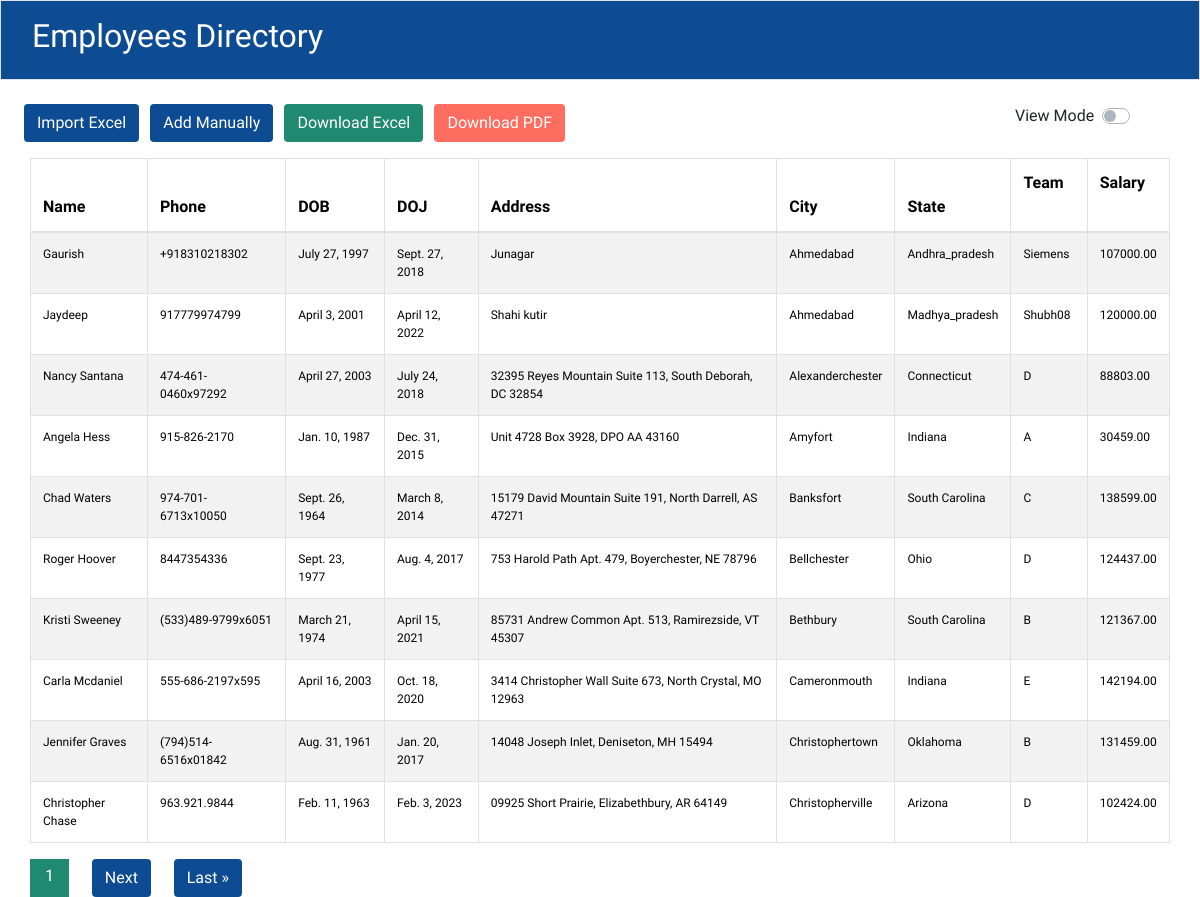
Page /?sort=city on the earlier database version.
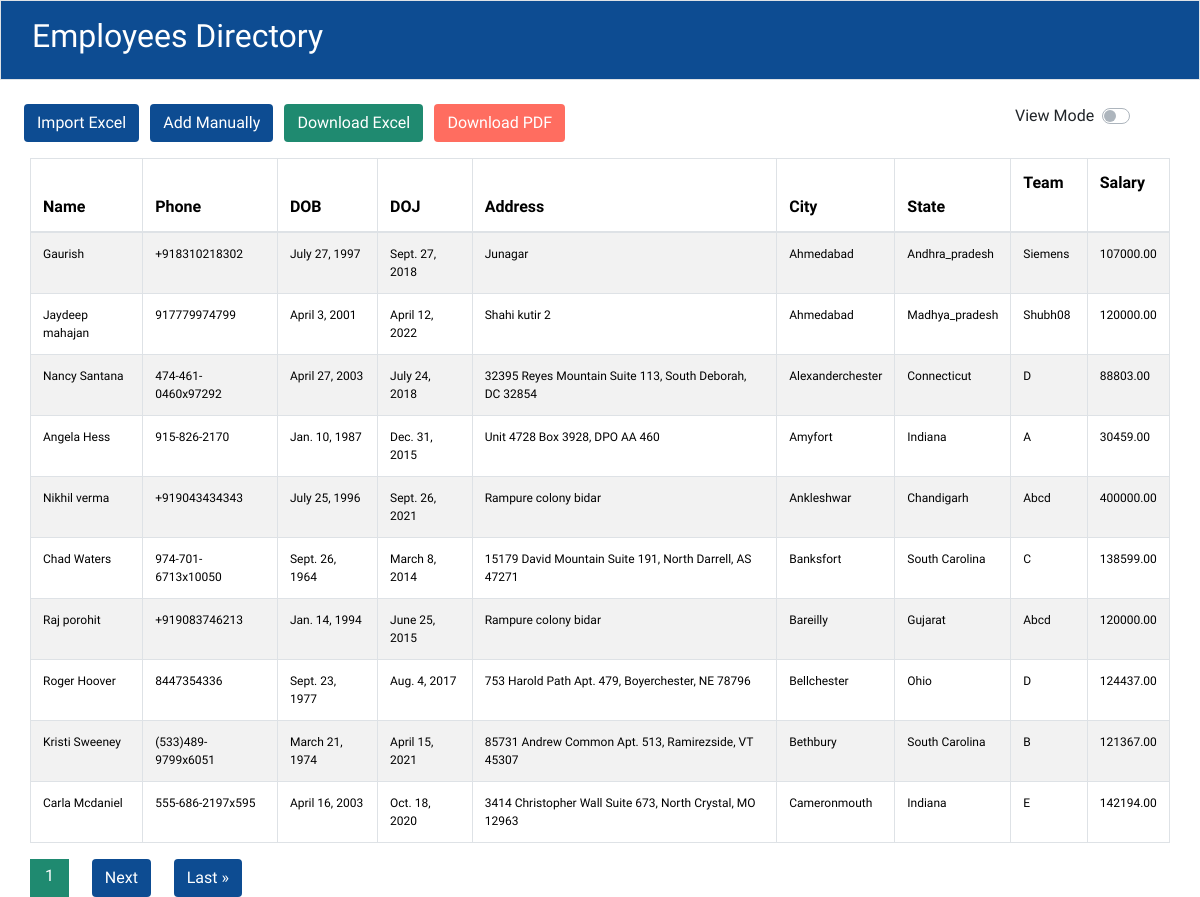
Same page on the later database version.
### firstapp/models.py (models this page shows)
class Employee(models.Model):
    phone_regex = RegexValidator(
        regex=r'^\+?91?[6-9]\d{9}$',
        message="Phone number must be entered in the format: '+919999999999'. Up to 15 digits allowed."
    )
    GENDER_CHOICES = [
    ('M', 'Male'),
    ('F', 'Female'),
    ('O', 'Other'),
]
    def validate_dob(value):
        if value.year < 1950:
            raise ValidationError("Invalid date of birth. Year must be greater than or equal to 1950.")
        if value.year > 2005:
            raise ValidationError("Invalid date of birth. Year must be less than 2005")
    name = models.CharField(max_length=100, unique=True)
    phone = models.CharField(validators=[phone_regex], max_length=15, unique=True)
    dob = models.DateField(validators=[validate_dob])
    gender = models.CharField(max_length=1, choices=GENDER_CHOICES, default='Male')
    doj = models.DateField()
    address = models.CharField(max_length=250)
    city = models.CharField(max_length=25)
    state = models.CharField(max_length=25)
    team = models.CharField(max_length=100)
    salary = models.DecimalField(max_digits=8, decimal_places=2)
    created_at = models.DateTimeField(auto_now_add=True)
    updated_at = models.DateTimeField(auto_now=True)
    class Meta:
        unique_together = ['name', 'phone']

### firstapp/views.py (the view, shortened to what this page needs)
# urls.py: path('', EmployeeListView.as_view(), name='employee_list'),
class EmployeeListView(View):
    def get(self, request):
        form = EmployeeForm()
        employees = Employee.objects.all().order_by('-created_at')
        sort = request.GET.get('sort')
        order = request.GET.get('order')
        if sort == 'name':
            employees = employees.order_by('name')
        elif sort == 'doj':
            employees = employees.order_by('doj')
        elif sort == 'city':
            employees = employees.order_by('city')
        elif sort == 'state':
            employees = employees.order_by('state')
        elif sort == 'team':
            employees = employees.order_by('team')
        elif sort == 'salary':
            employees = employees.order_by('salary')
        if sort and order == 'desc':
            employees = employees.reverse()
        else:
            order = 'asc'
        paginator = Paginator(employees, per_page=settings.PAGINATION_PER_PAGE)
        page_number = request.GET.get('page')
        page_obj = paginator.get_page(page_number)
        CurrentDate = datetime.now().date()
        return render(request, 'employees.html', {'form': form, 'page_obj': page_obj, 'date': CurrentDate, 'sort': sort, 'order': order})

### firstapp/templates/employees.html (shortened to what the changed rows need)
{% extends 'base.html' %}
{% load static %}
{% block content %}
            </body>
<div class="container-fluid mt-3" style="font-family: 'Prompt', sans-serif;">
    <table class="table table-striped table-bordered">
        <thead class="text-white" style="background-color: #0D4C92; ">
            <tr>
                <th>
                    Name
                    <a href="?sort=name{% if sort == 'name' and order == 'asc' %}&order=desc{% endif %}"
                        style="margin-left: 5%; text-decoration: none; color: white;">
                        {% if sort == 'name' %}
                        {% if order == 'asc' %}
                        <span>&uarr;</span>
                        {% else %}
                        <span>&darr;</span>
                        {% endif %}
                        {% else %}
                        <span>&darr;</span>
                        {% endif %}
                    </a>
                </th>
                <th>Phone</th>
                <th>DOB</th>
                <th>
                    DOJ
                    <a href="?sort=doj{% if sort == 'doj' and order == 'asc' %}&order=desc{% endif %}"
                        style="margin-left: 5%; text-decoration: none; color: white;">
                        {% if sort == 'doj' %}
                        {% if order == 'asc' %}
                        <span>&uarr;</span>
                        {% else %}
                        <span>&darr;</span>
                        {% endif %}
                        {% else %}
                        <span>&darr;</span>
                        {% endif %}
                    </a>
                </th>
                <th>Address</th>
                <th>
                    City
                    <a href="?sort=city{% if sort == 'city' and order == 'asc' %}&order=desc{% endif %}"
                        style="margin-left: 5%; text-decoration: none; color: white;">
                        {% if sort == 'city' %}
                        {% if order == 'asc' %}
                        <span>&uarr;</span>
                        {% else %}
                        <span>&darr;</span>
                        {% endif %}
                        {% else %}
                        <span>&darr;</span>
                        {% endif %}
                    </a>
                </th>
                <th>
                    State
                    <a href="?sort=state{% if sort == 'state' and order == 'asc' %}&order=desc{% endif %}"
                        style="margin-left: 5%; text-decoration: none; color: white;">
                        {% if sort == 'state' %}
                        {% if order == 'asc' %}
                        <span>&uarr;</span>
                        {% else %}
                        <span>&darr;</span>
                        {% endif %}
                        {% else %}
                        <span>&darr;</span>
                        {% endif %}
                    </a>
                </th>
                <th>
                    Team
                    <a href="?sort=team{% if sort == 'team' and order == 'asc' %}&order=desc{% endif %}"
                        style="margin-left: 5%; text-decoration: none; color: white;">
                        {% if sort == 'team' %}
                        {% if order == 'asc' %}
                        <span>&uarr;</span>
                        {% else %}
                        <span>&darr;</span>
                        {% endif %}
                        {% else %}
                        <span>&darr;</span>
                        {% endif %}
                    </a>
                </th>
                <th>
                    Salary
                    <a href="?sort=salary{% if sort == 'salary' and order == 'asc' %}&order=desc{% endif %}"
                        style="margin-left: 5%; text-decoration: none; color: white;">
                        {% if sort == 'salary' %}
                        {% if order == 'asc' %}
                        <span>&uarr;</span>
                        {% else %}
                        <span>&darr;</span>
                        {% endif %}
                        {% else %}
                        <span>&darr;</span>
                        {% endif %}
                    </a>
                </th>
            </tr>
        </thead>
        <tbody class="thead-light">
            {% for employee in page_obj %}
            <tr style="font-size: 12px;" data-employee-id="{{ employee.id }}">
                <td {% if not employee.editable %}contenteditable="false"{% endif %} data-field-name="name">{{ employee.name }}</td>
                <td {% if not employee.editable %}contenteditable="false"{% endif %} data-field-name="phone">{{ employee.phone }}</td>
                <td {% if not employee.editable %}contenteditable="false"{% endif %} data-field-name="dob">{{ employee.dob }}</td>
                <td {% if not employee.editable %}contenteditable="false"{% endif %} data-field-name="doj">{{ employee.doj }}</td>
                <td {% if not employee.editable %}contenteditable="false"{% endif %} data-field-name="address">{{ employee.address }}</td>
                <td {% if not employee.editable %}contenteditable="false"{% endif %} data-field-name="city">{{ employee.city }}</td>
                <td {% if not employee.editable %}contenteditable="false"{% endif %} data-field-name="state">{{ employee.state }}</td>
                <td {% if not employee.editable %}contenteditable="false"{% endif %} data-field-name="team">{{ employee.team }}</td>
                <td {% if not employee.editable %}contenteditable="false"{% endif %} data-field-name="salary">{{ employee.salary }}</td>
            </tr>
            {% endfor %}
        </tbody>
    </table>
</div>
{% endblock content %}

Differences in the rows shown:
no longer on this page (row unchanged): Employee: name "Jennifer Graves", phone "(794)514-6516x01842", dob "Aug. 31, 1961", doj "Jan. 20, 2017", address "14048 Joseph Inlet, Deniseton, MH 15494", city "Christophertown", state "Oklahoma", team "B", salary "131459.00"
no longer on this page (row unchanged): Employee: name "Christopher Chase", phone "963.921.9844", dob "Feb. 11, 1963", doj "Feb. 3, 2023", address "09925 Short Prairie, Elizabethbury, AR 64149", city "Christopherville", state "Arizona", team "D", salary "102424.00"
changed Employee "Madhya_pradesh": name "Jaydeep" → "Jaydeep mahajan"; address "Shahi kutir" → "Shahi kutir 2"
changed Employee "Angela Hess": address "Unit 4728 Box 3928, DPO AA 43160" → "Unit 4728 Box 3928, DPO AA 460"
added Employee: name "Nikhil verma", phone "+919043434343", dob "July 25, 1996", doj "Sept. 26, 2021", address "Rampure colony bidar", city "Ankleshwar", state "Chandigarh", team "Abcd", salary "400000.00"
added Employee: name "Raj porohit", phone "+919083746213", dob "Jan. 14, 1994", doj "June 25, 2015", address "Rampure colony bidar", city "Bareilly", state "Gujarat", team "Abcd", salary "120000.00"
